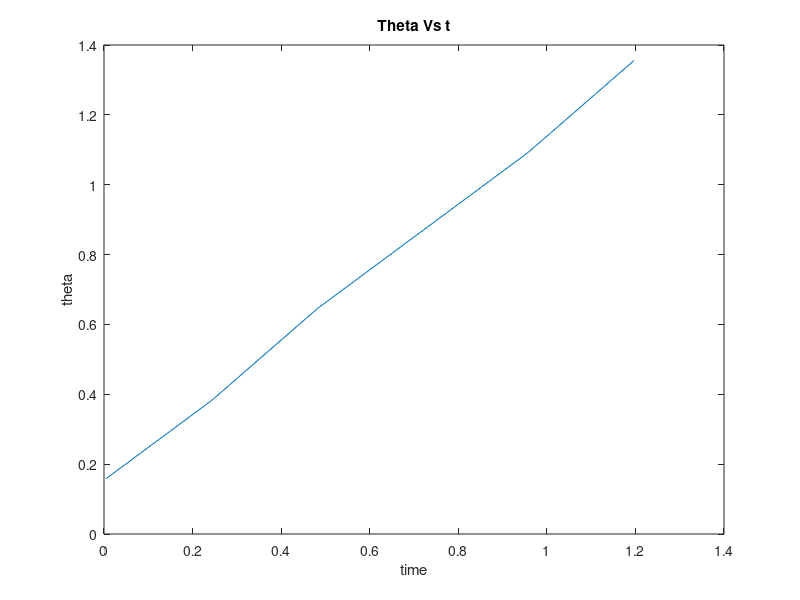
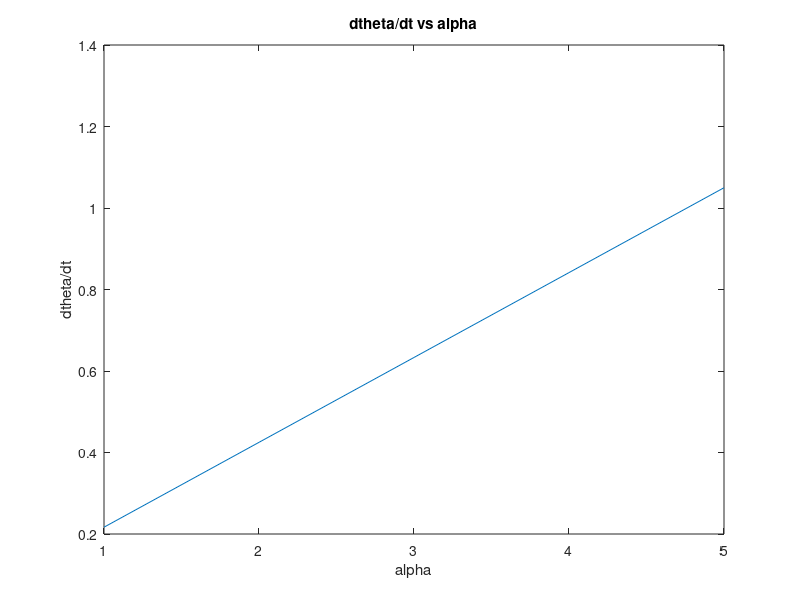

These charts were generated, in order, by the following MATLAB code:
%*****************************************************************************************%
%********************************* Perhelion of Mercury  *********************************%
% Jonathan Shipley
% Scientific Modeling
% 2/23/17
% This program runs through the orbit of Mercury. It also takes general relativity into account
% and takes the precession into account as well. This program runs through 5 different alpha
% values that are incredibly large compared to the real value. It runs the orbit through and 
% ultimately tracks the precession of Mercury in arcseconds per century. 
% Important Parameters: Perihelion and aphelion are set. Initial velocity of Mercury is also set
% Input: 	Alpha changes to get different slopes. 1500 years seems to allow for at least 5
%			perihelions to be reached.
% Output: 	The program outputs the values of alpha and the slope of dtheta/dt.
%			The program also keeps track of each theta and time that a perihelion is reached.
%*****************************************************************************************%
%*****************************************************************************************%

% clear variables from previous runs
clear;

PERIHELION = 0.313; %AU
APHELION   = 0.48; %AU
alpha = [0.001, 0.002, 0.003, 0.004, 0.005]
NumAlpha = 5;
dt = 0.001; % years
steps = 1200;
x  = PERIHELION; %AU 
y  = 0; % AU
r = PERIHELION;
vx = 0; %AU/yr
vy = 12.4; %AU/yr

% variables to keep track of perihelions
periCheck = 0; % checks to see if perihelion is hit
p =1;
theta = 0;
rho = 0;
t = 0;

for ai = 1:NumAlpha;
	p = 1;
	for k=1:steps
		r(k) = sqrt(x(k)^2 + y(k)^2);
		
		if k > 1
			periCheck(k) = (r(k) - r(k-1))/dt;	
			if periCheck(k) > 0 && periCheck(k-1) < 0 % if dr/dt at current step is positive but previous step is negative
				[theta(p),rho(p)] = cart2pol(x(k), y(k));	% converts coordinates into polar. radians and AU
				t(p) = dt * (k);	% keeps track of the time at which the perihelions are hit
				p += 1;
			end
		end

		vx(k+1) = vx(k) - ((4*pi^2*x(k)*dt)/(r(k)^3)) * (1 + (alpha(ai)/(r(k)^2)));
		vy(k+1) = vy(k) - ((4*pi^2*y(k)*dt)/(r(k)^3)) * (1 + (alpha(ai)/(r(k)^2)));
		x(k+1)  = x(k)  + vx(k+1)*dt;
		y(k+1)  = y(k)  + vy(k+1)*dt;
	end

% Finding slope of the line
N = p;
dthetadt(ai) = (N*sum(t.*theta) - sum(theta)*sum(t))/(N*sum(t.*t) - sum(t)^2);
intercept(ai) = (1/N) * (sum(theta) - dthetadt(ai)*sum(t));
end

thetaVSalpha = (NumAlpha*sum(alpha.*dthetadt) - sum(dthetadt)*sum(alpha))/(NumAlpha*sum(alpha.*alpha) - sum(alpha)^2);
dthetaZERO = (1/NumAlpha) * (sum(dthetadt) - thetaVSalpha*sum(alpha));

radianperyear = 1.1*10^-8 * thetaVSalpha;
ArcsecPerCentury = radianperyear * 2.06265* 10^7	% conversion factor for radianperyear to ArcsecPerCentury

plot(t, theta) % theta vs t
title('Theta Vs t')
xlabel('time')
ylabel('theta')

figure
plot(thetaVSalpha * alpha + dthetaZERO) % dtheta/dt vs alpha
title('dtheta/dt vs alpha')
xlabel('alpha')
ylabel('dtheta/dt')
